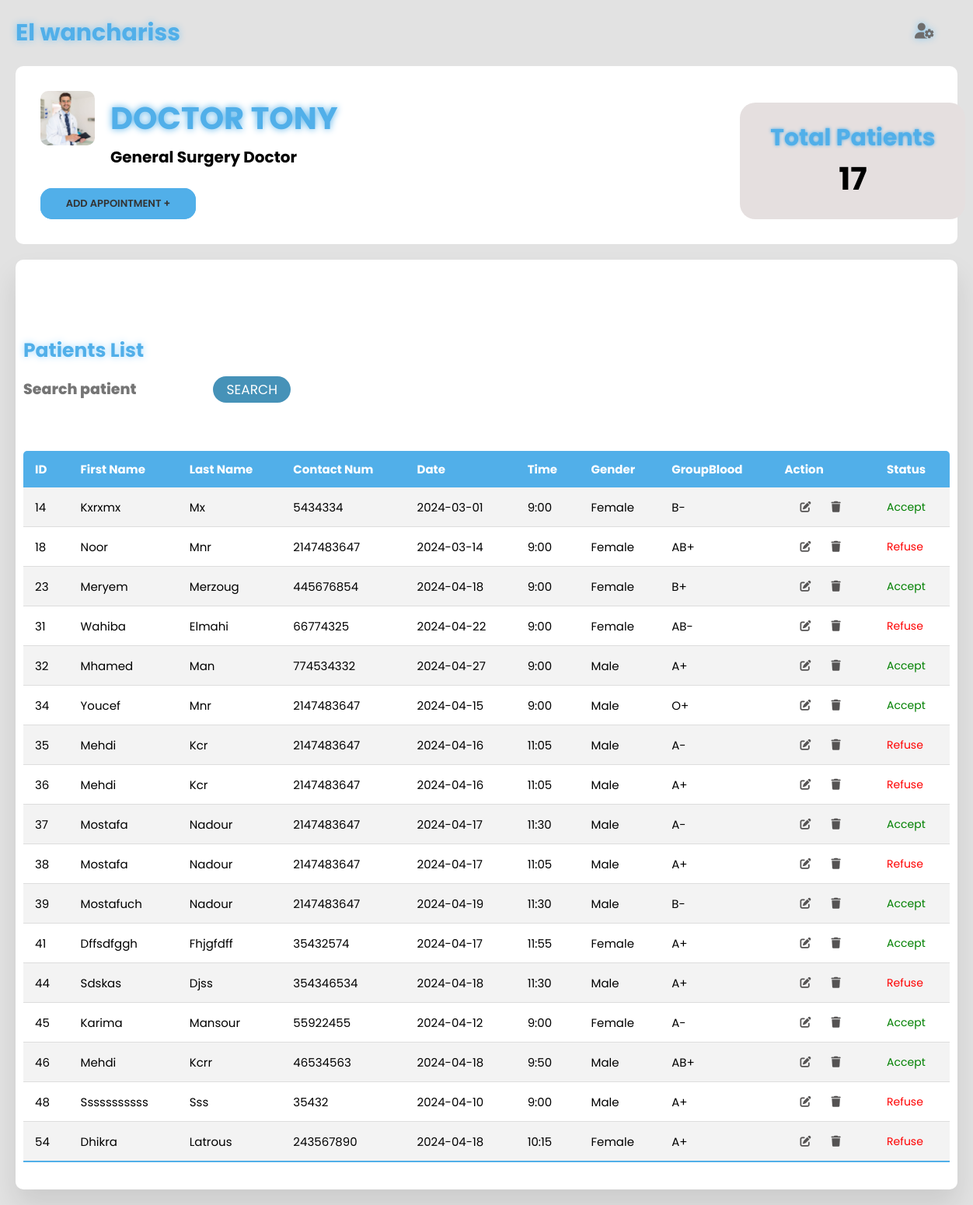
/dr1admin.php, run on the app's committed database.
### tables this page shows
CREATE TABLE `patient_dr1` (
  `ID` int(100) NOT NULL,
  `first_name` varchar(255) NOT NULL,
  `last_name` varchar(255) NOT NULL,
  `gender` varchar(100) NOT NULL,
  `contact` int(100) NOT NULL,
  `date` date NOT NULL,
  `time` varchar(200) NOT NULL,
  `status` varchar(100) NOT NULL,
  `groupBlood` varchar(200) NOT NULL
);

### dr1admin.php (the view, shortened to what this page needs)
<?php
include "db_conn.php";
?>
<span style="font-family: verdana, geneva, sans-serif;"><!DOCTYPE html>
    <html lang="en">
    <head>
      <link rel="stylesheet" href="dr1userr.css" />
      <link rel="stylesheet" href="https://cdnjs.cloudflare.com/ajax/libs/font-awesome/5.15.4/css/all.min.css"/>
      <link rel="stylesheet" href="https://cdnjs.cloudflare.com/ajax/libs/font-awesome/6.4.0/css/all.min.css" />
    </head>
    <body>
      <div class="container">
        <section class="main">
          <div class="main-top">
            <h1>El wanchariss</h1>
            <i class="fas fa-user-cog"></i>
          </div>
          <div class="card--container">
            <div class="center">
                <img src="dr1.jpg" alt="" class="img">
               <h2 class="tony">DOCTOR TONY</h2><br>
            </div>
             <h3 class="dr1">General Surgery Doctor</h3> <br>
             <button class="btnadd"><a href="RVdr1admin.php" class="btnadd">Add appointment +</a></button>
                <div class="patient--card">
                        <div class="amount">
                            <h1 class="title"> Total Patients </h1>
                             <?php
                               $dash_user_query="SELECT * FROM `patient_dr1`";
                               $dash_user_query_run=mysqli_query($conn,$dash_user_query);
                               if($user_total=mysqli_num_rows($dash_user_query_run)){
                                echo'<h4 class="mb-0"> '.$user_total.'</h4>';
                               }else{
                                echo'<h4 class="mb-0"> No data </h4>';
                               }
                             ?>
                      </div>
                </div>
          </div>
          <section class="attendance">
            <div class="attendance-list">
            <h1 class="h1">Patients List</h1>
            <form method="post">
                <input class="search" type="text" placeholder="Search patient" name="search">
                <button class="btn" name="submit" style="background-color:#4692b8;border-color:#4692b8">Search</button>
            </form>
    <table class="table table-hover text-center" >
        <thead class="table-primary">
             <tr>
                <th>ID</th>
                <th>First Name</th>
                <th>Last Name</th>
                <th>Contact Num</th>
                <th>Date </th>
                <th>Time</th>
                <th>Gender</th>
                <th>GroupBlood</th>
                <th>Action</th>
                <th>Status</th>
              </tr>
        </thead>
        <tbody>
                    <?php
                    include "db_conn.php";
                      $sql = "SELECT * FROM patient_dr1";
                      $result = mysqli_query($conn, $sql);
                      while($row = mysqli_fetch_assoc($result)){
                        ?>
                    <tr>
                            <td><?php echo $row['ID'] ?></td>
                            <td><?php echo $row['first_name'] ?></td>
                            <td><?php echo $row['last_name'] ?></td>
                            <td><?php echo $row['contact'] ?></td>
                            <td><?php echo $row['date'] ?></td>
                            <td><?php echo $row['time'] ?></td>
                            <td><?php echo $row['gender'] ?></td>
                            <td><?php echo $row['groupBlood'] ?></td>
                            <td class="icons">
                            <a href="editadmindr1.php?id=<?php echo $row['ID'] ?>"class="link-dark"><i class="fa-solid fa-pen-to-square fs-5 me-3"></i></a>
                            <a href="deleteadmindr1.php?id=<?php echo $row['ID'] ?>" class="link-dark"><i class="fa-solid fa-trash fs-5 "></i></a>
                            </td>
                            <td>
                                <?php
                                if($row['status']==1){
                                    echo '<p><a href="statusadmindr1.php?ID=' .$row['ID'].'$status=0" class=" btn_success name="status">Accept</a></p>';
                                }else{
                                    echo '<p><a href="statusadmindr1.php?ID=' .$row['ID'].'$status=1" class=" btn_danger name="status">Refuse</a></p>';
                                }
                                ?>
                            </td>
                        </tr>
                        <?php
                      }
                    ?>
             </tbody>
        </table>
            </div>
          </section>
        </section>
      </div>
    </body>
    </html>
    </span>

### dr1userr.css (style rules this page uses)
* { margin: 0; padding: 0; outline: none; border: none; text-decoration: none; box-sizing: border-box; font-family: "Poppins", sans-serif; }
body { background: rgb(226, 226, 226); }
a { position: relative; width: 280px; font-size: 14px; color: rgb(85, 83, 83); display: table; padding: 10px; }
.container { display: flex; }
.main { position: relative; padding: 20px; width: 100%; }
.main-top { font-size: 20px; display: flex; width: 100%; color: #51afe9; filter: drop-shadow(0 0 5px #85c7f0); margin-bottom: 20px; }
.main-top i { position: absolute; right: 0; margin: 10px 30px; color: rgb(110, 109, 109); cursor: pointer; }
.card--container { background: #fff; padding: 2rem; border-radius: 10px; }
.center { display: flex; align-items: center; }
.img { width: 70px; height: 70px; border-radius: 10px; }
.tony { color: #51afe9; font-size: 40px; filter: drop-shadow(0 0 5px #51afe9); margin-left: 20px; }
.dr1 { font-size: 20px; margin-left: 90px; }
.btnadd { font-size: 13px; width: 200px; color: #333; background-color:#51afe9; border: none ; margin-right: 30px; transition: all .42s; border-radius: 15px; text-transform: uppercase; font-weight: 600; align-items: center; }
.attendance { margin-top: 20px; text-transform: capitalize; }
.attendance-list { width: 100%; padding: 10px; margin-top: 10px; background: #fff; border-radius: 10px; box-shadow: 0 20px 35px rgba(0, 0, 0, 0.1); }
.table { border-collapse: collapse; margin: 25px 0; font-size: 15px; min-width: 100%; overflow: hidden; border-radius: 5px 5px 0 0; }
table thead tr { color: #fff; background: #51afe9; text-align: left; font-weight: bold; }
.table th, .table td { padding: 12px 15px; }
.icons { display: flex; align-items: center; }
.table td .link-dark { padding: 6px 20px; border-radius: 10px; cursor: pointer; width: 10px; align-items: center; display: flex; }
.table tbody tr { border-bottom: 1px solid #ddd; }
.table tbody tr:nth-of-type(odd) { background: #f3f3f3; }
.table tbody tr:last-of-type { border-bottom: 2px solid #51afe9; }

### dr1admin.php (style rules this page uses)
.title { font-size: 30px; color: #51afe9; filter: drop-shadow(0 0 2px #51afe9); margin-left: 20px; }
.mb-0 { font-size: 40px; margin-left: 108px; }
.patient--card { bottom: 150px; position: relative; float: left; margin-left: 900px; background: rgba(229,223,223); border-radius: 20px; padding: 1.2rem; width: 290px; height: 150px; display:flex; align-items: center; transition: all 0.5s ease-in-out; }
.h1 { margin-right: 70px; color: #51afe9; filter: drop-shadow(0 0 5px #a7dcfe); font-size: 25px; }
.search { height: 60px; border: none; border-radius: 20px; width: 240px; font-weight: 800; font-size: 19px; }
.btn { width: 100px; height: 34px; font-size: 17px; text-transform: uppercase; border-radius: 20px; background-color: #51afe9; color: #fff; }
.btn_success { width: 10px; color: green; }
.btn_danger { width: 10px; color: red; }

### data on the page
patient_dr1: ID "14", first_name "Kxrxmx", last_name "Mx", contact "5434334", date "2024-03-01", time "9:00", gender "Female", groupBlood "B-"
patient_dr1: ID "18", first_name "Noor", last_name "Mnr", contact "2147483647", date "2024-03-14", time "9:00", gender "Female", groupBlood "AB+"
patient_dr1: ID "23", first_name "Meryem", last_name "Merzoug", contact "445676854", date "2024-04-18", time "9:00", gender "Female", groupBlood "B+"
patient_dr1: ID "31", first_name "Wahiba", last_name "Elmahi", contact "66774325", date "2024-04-22", time "9:00", gender "Female", groupBlood "AB-"
patient_dr1: ID "32", first_name "Mhamed", last_name "Man", contact "774534332", date "2024-04-27", time "9:00", gender "Male", groupBlood "A+"
patient_dr1: ID "34", first_name "Youcef", last_name "Mnr", contact "2147483647", date "2024-04-15", time "9:00", gender "Male", groupBlood "O+"
patient_dr1: ID "35", first_name "Mehdi", last_name "Kcr", contact "2147483647", date "2024-04-16", time "11:05", gender "Male", groupBlood "A-"
patient_dr1: ID "36", first_name "Mehdi", last_name "Kcr", contact "2147483647", date "2024-04-16", time "11:05", gender "Male", groupBlood "A+"
patient_dr1: ID "37", first_name "Mostafa", last_name "Nadour", contact "2147483647", date "2024-04-17", time "11:30", gender "Male", groupBlood "A-"
patient_dr1: ID "38", first_name "Mostafa", last_name "Nadour", contact "2147483647", date "2024-04-17", time "11:05", gender "Male", groupBlood "A+"
patient_dr1: ID "39", first_name "Mostafuch", last_name "Nadour", contact "2147483647", date "2024-04-19", time "11:30", gender "Male", groupBlood "B-"
patient_dr1: ID "41", first_name "Dffsdfggh", last_name "Fhjgfdff", contact "35432574", date "2024-04-17", time "11:55", gender "Female", groupBlood "A+"
patient_dr1: ID "44", first_name "Sdskas", last_name "Djss", contact "354346534", date "2024-04-18", time "11:30", gender "Male", groupBlood "A+"
patient_dr1: ID "45", first_name "Karima", last_name "Mansour", contact "55922455", date "2024-04-12", time "9:00", gender "Female", groupBlood "A-"
patient_dr1: ID "46", first_name "Mehdi", last_name "Kcrr", contact "46534563", date "2024-04-18", time "9:50", gender "Male", groupBlood "AB+"
patient_dr1: ID "48", first_name "Sssssssssss", last_name "Sss", contact "35432", date "2024-04-10", time "9:00", gender "Male", groupBlood "A+"
patient_dr1: ID "54", first_name "Dhikra", last_name "Latrous", contact "243567890", date "2024-04-18", time "10:15", gender "Female", groupBlood "A+"

### other printed values
$user_total "17"
